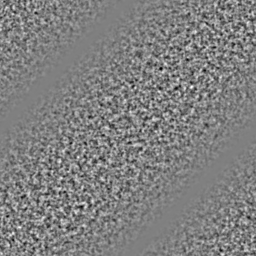
#> input picture backend/retouch-compose/skin_texture.png, 256 x 256 px; its folder holds only this picture in this run
$ python -i c1_preset.py   (imports and definitions only)
#> lines starting #> are read from the running program, lines starting #| are printed output that depends on the picture
#> further down, picture is the input picture: shape (256, 256, 3); min 0, max 255, mean 127.5
"""Capture One свадебный пресет — применяется к RGB-массиву ПОСЛЕ ретуши.

Все операции in-place / поканально, без полной float32-копии всего кадра,
чтобы укладываться в лимит памяти 256MB.

Параметры подобраны под референс пользователя:
- WB Kelvin 5390 / Tint -5.4
- Exposure -0.39, Contrast -9, Brightness +22, Saturation +12
- HDR: Highlights -50, Shadows +7, Whites -22, Blacks +15
- Vignette -0.34
- Color editor: Orange (sat -12.8, light +4.4),
                Yellow (hue -3.4, sat +5.8, light +10.8),
                Cyan (sat -10.2)
"""
import numpy as np
from PIL import Image, ImageFilter


# [55 lines left out: function apply_skin_denoise_with_mask, not called in this run]


def _denoise_luminance(arr: np.ndarray, strength: float = 0.6) -> None:
    """Шумодав: убирает зернистость в плоских областях (кожа, фон),
    сохраняет резкость кромок и текстуры (волосы, глаза, ткань).

    Метод: edge-preserving smoothing через blend между размытой версией
    и оригиналом по edge-mask.
        - Низкие частоты (плоские области) -> размываем -> шум исчезает.
        - Высокие частоты (кромки) -> оставляем оригинал -> резкость сохраняется.

    Работает in-place, экономно по памяти.

    Args:
        arr: uint8 RGB массив (H, W, 3), модифицируется in-place.
        strength: 0..1, сила шумодава. 0.6 = умеренно (рекомендуется).
    """
#> called with strength = 0.6
    h, w = arr.shape[:2]
#> h = 256; w = 256

    # 1. Luminance (grayscale) для детекции кромок — быстрая аппроксимация
    #    Y = 0.299R + 0.587G + 0.114B, считаем как uint16 чтобы не переполниться.
    y_u16 = (
        arr[..., 0].astype(np.uint16) * 77
        + arr[..., 1].astype(np.uint16) * 150
        + arr[..., 2].astype(np.uint16) * 29
    ) >> 8  # делим на 256 — приближённо к /255

    y_pil = Image.fromarray(y_u16.astype(np.uint8), 'L')
    del y_u16

    # 2. Edge map: |original - blurred|. Большие значения = кромка.
    #    Используем blur radius=1.5 — ловим тонкие детали (ресницы, волосы).
    y_blurred_small = np.array(
        y_pil.filter(ImageFilter.GaussianBlur(radius=1.5)),
        dtype=np.int16,
    )
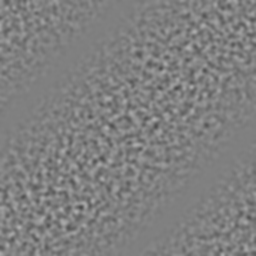
#> y_blurred_small: shape (256, 256) int16; min 75, max 175, mean 127.5
    y_orig = np.array(y_pil, dtype=np.int16)
    del y_pil

    edge = np.abs(y_orig - y_blurred_small).astype(np.uint8)
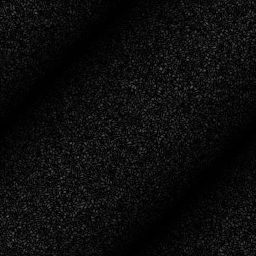
#> edge: shape (256, 256); min 0, max 101, mean 12.4
    del y_orig, y_blurred_small

    # Растягиваем edge map: всё что > 6 (порог шума) -> кромка
    # Маска: 0 = плоская область (размываем), 255 = кромка (не трогаем)
    edge_mask = np.clip((edge.astype(np.int16) - 4) * 12, 0, 255).astype(np.uint8)
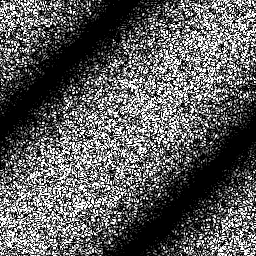
#> edge_mask: shape (256, 256); min 0, max 255, mean 91.1
    del edge

    # Слегка размоем сам edge mask чтобы переход был плавный
    edge_mask = np.array(
        Image.fromarray(edge_mask, 'L').filter(ImageFilter.GaussianBlur(radius=1.0)),
        dtype=np.uint8,
    )
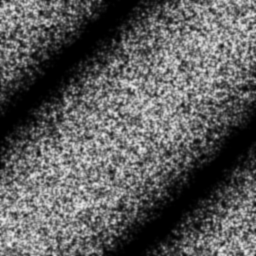
#> edge_mask: shape (256, 256); min 0, max 244, mean 90.7

    # 3. Размываем сам кадр (по каждому каналу) — это и есть "denoised" версия
    #    Radius=1.2 — достаточно для зерна ISO 1600-3200, не теряя структуру.
    blur_radius = 1.2
    for c in range(3):
        ch_pil = Image.fromarray(arr[..., c], 'L')
        blurred = np.array(
            ch_pil.filter(ImageFilter.GaussianBlur(radius=blur_radius)),
            dtype=np.uint8,
        )
        # 4. Blend: где кромка -> оригинал, где плоско -> blurred.
        #    alpha = edge_mask / 255 * (1 - strength) + (1 - edge_mask/255) * 0
        #    Проще: result = orig * edge_alpha + blurred * (1 - edge_alpha)
        #    где edge_alpha учитывает strength.
        # Эффективная alpha: 1.0 на кромках, (1 - strength) в плоских областях.
        # alpha_u16 = edge_mask + (1 - edge_mask/255) * (1 - strength) * 255
        # Упрощаем: alpha = edge_mask + (255 - edge_mask) * (1 - strength)
        inv_strength = 1.0 - strength
        alpha = (
            edge_mask.astype(np.uint16)
            + ((255 - edge_mask).astype(np.uint16) * int(inv_strength * 256) >> 8)
        )
        np.clip(alpha, 0, 255, out=alpha)
        alpha_u8 = alpha.astype(np.uint8)
        del alpha

        # result = orig * alpha + blurred * (255 - alpha), всё в uint16, потом >>8
        orig_ch = arr[..., c].astype(np.uint16)
        blurred_u16 = blurred.astype(np.uint16)
        del blurred
        mixed = (
            orig_ch * alpha_u8 + blurred_u16 * (255 - alpha_u8)
        ) // 255
        arr[..., c] = mixed.astype(np.uint8)
        del orig_ch, blurred_u16, mixed, alpha_u8
#> this loop made 3 passes
#> pass 1, in _denoise_luminance, `alpha = ( edge_mask.astype(np.uint16) + ((255 - edge_mask).astype(np.u..`:
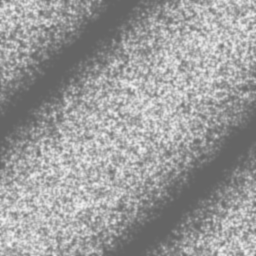
#> alpha: shape (256, 256) uint16; min 101, max 248, mean 155.7

    del edge_mask


# [61 lines left out: functions _build_lut_curve, _wb_shift_lut, _exposure_lut, _apply_lut_per_channel, not called in this run]


def _apply_lut_global(arr, lut):
    for c in range(3):
        arr[..., c] = lut[arr[..., c]]


# [514 lines left out: functions _saturation_in_place, _hue_classify, _adjust_color_channel, _apply_highlight_recovery, _apply_vignette, _estimate_scene_wb and 4 more, not called in this run]

>>> import cv2
>>> picture = cv2.imread('../retouch-compose/skin_texture.png')
>>> result = _denoise_luminance(picture)
